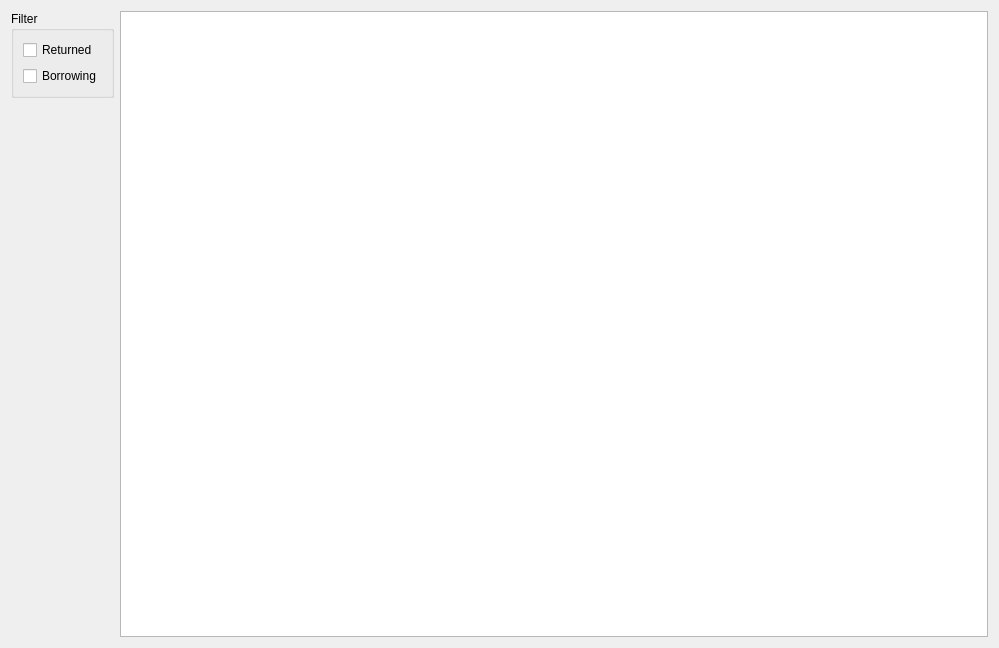
<?xml version="1.0" encoding="UTF-8"?>
<ui version="4.0">
 <class>BorrowedWidget</class>
 <widget class="QWidget" name="BorrowedWidget">
  <property name="geometry">
   <rect>
    <x>0</x>
    <y>0</y>
    <width>999</width>
    <height>648</height>
   </rect>
  </property>
  <property name="windowTitle">
   <string>Form</string>
  </property>
  <layout class="QHBoxLayout" name="horizontalLayout">
   <item>
    <layout class="QVBoxLayout" name="verticalLayout_2">
     <item>
      <widget class="QGroupBox" name="groupBox">
       <property name="title">
        <string>Filter</string>
       </property>
       <layout class="QVBoxLayout" name="verticalLayout">
        <item>
         <widget class="QCheckBox" name="checkBox">
          <property name="text">
           <string>Returned</string>
          </property>
         </widget>
        </item>
        <item>
         <widget class="QCheckBox" name="checkBox_2">
          <property name="text">
           <string>Borrowing</string>
          </property>
         </widget>
        </item>
       </layout>
      </widget>
     </item>
     <item>
      <spacer name="verticalSpacer">
       <property name="orientation">
        <enum>Qt::Vertical</enum>
       </property>
       <property name="sizeHint" stdset="0">
        <size>
         <width>20</width>
         <height>40</height>
        </size>
       </property>
      </spacer>
     </item>
    </layout>
   </item>
   <item>
    <widget class="QListWidget" name="listWidget">
     <property name="frameShape">
      <enum>QFrame::StyledPanel</enum>
     </property>
     <property name="frameShadow">
      <enum>QFrame::Sunken</enum>
     </property>
    </widget>
   </item>
  </layout>
 </widget>
 <resources/>
 <connections/>
</ui>
